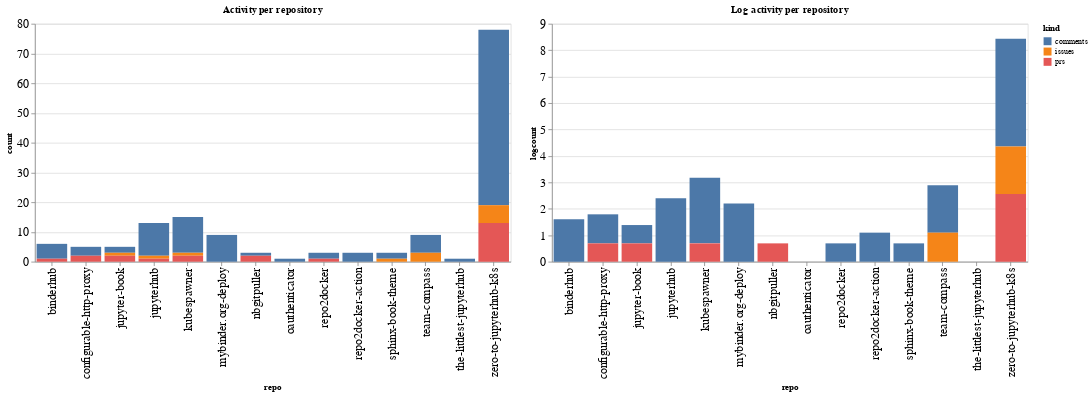

Notebook cell for this chart:
### Code cell
ch1 = alt.Chart(repo_summaries, width=600, title="Activity per repository").mark_bar().encode(
    x='repo',
    y='count',
    color='kind',
    tooltip="kind"
)

ch2 = alt.Chart(repo_summaries, width=600, title="Log activity per repository").mark_bar().encode(
    x='repo',
    y='logcount',
    color='kind',
    tooltip="kind"
)

ch1 | ch2

### Figure 1 — Vega-Lite specification as saved in the notebook (floating-point values rounded to 4 significant figures)
{"config": {"axisLeft": {"labelFontSize": 15}, "axisBottom": {"labelFontSize": 15}}, "hconcat": [{"mark": "bar", "encoding": {"color": {"type": "nominal", "field": "kind"}, "tooltip": {"type": "nominal", "field": "kind"}, "x": {"type": "nominal", "field": "repo"}, "y": {"type": "quantitative", "field": "count"}}, "title": "Activity per repository", "width": 600}, {"mark": "bar", "encoding": {"color": {"type": "nominal", "field": "kind"}, "tooltip": {"type": "nominal", "field": "kind"}, "x": {"type": "nominal", "field": "repo"}, "y": {"type": "quantitative", "field": "logcount"}}, "title": "Log activity per repository", "width": 600}], "data": {"name": "data-ed78ed122f45f5addea443fc9fe4676f"}, "$schema": "https://vega.github.io/schema/vega-lite/v4.8.1.json", "datasets": {"data-ed78ed122f45f5addea443fc9fe4676f": [{"repo": "binderhub", "kind": "comments", "count": 5, "logcount": 1.609}, {"repo": "binderhub", "kind": "prs", "count": 1, "logcount": 0.0}, {"repo": "configurable-http-proxy", "kind": "comments", "count": 3, "logcount": 1.099}, {"repo": "configurable-http-proxy", "kind": "prs", "count": 2, "logcount": 0.6931}, {"repo": "jupyter-book", "kind": "comments", "count": 2, "logcount": 0.6931}, {"repo": "jupyter-book", "kind": "issues", "count": 1, "logcount": 0.0}, {"repo": "jupyter-book", "kind": "prs", "count": 2, "logcount": 0.6931}, {"repo": "jupyterhub", "kind": "comments", "count": 11, "logcount": 2.398}, {"repo": "jupyterhub", "kind": "issues", "count": 1, "logcount": 0.0}, {"repo": "jupyterhub", "kind": "prs", "count": 1, "logcount": 0.0}, {"repo": "kubespawner", "kind": "comments", "count": 12, "logcount": 2.485}, {"repo": "kubespawner", "kind": "issues", "count": 1, "logcount": 0.0}, {"repo": "kubespawner", "kind": "prs", "count": 2, "logcount": 0.6931}, {"repo": "mybinder.org-deploy", "kind": "comments", "count": 9, "logcount": 2.197}, {"repo": "nbgitpuller", "kind": "comments", "count": 1, "logcount": 0.0}, {"repo": "nbgitpuller", "kind": "prs", "count": 2, "logcount": 0.6931}, {"repo": "oauthenticator", "kind": "comments", "count": 1, "logcount": 0.0}, {"repo": "repo2docker", "kind": "comments", "count": 2, "logcount": 0.6931}, {"repo": "repo2docker", "kind": "prs", "count": 1, "logcount": 0.0}, {"repo": "repo2docker-action", "kind": "comments", "count": 3, "logcount": 1.099}, {"repo": "sphinx-book-theme", "kind": "comments", "count": 2, "logcount": 0.6931}, {"repo": "sphinx-book-theme", "kind": "issues", "count": 1, "logcount": 0.0}, {"repo": "team-compass", "kind": "comments", "count": 6, "logcount": 1.792}, {"repo": "team-compass", "kind": "issues", "count": 3, "logcount": 1.099}, {"repo": "the-littlest-jupyterhub", "kind": "comments", "count": 1, "logcount": 0.0}, {"repo": "zero-to-jupyterhub-k8s", "kind": "comments", "count": 59, "logcount": 4.078}, {"repo": "zero-to-jupyterhub-k8s", "kind": "issues", "count": 6, "logcount": 1.792}, {"repo": "zero-to-jupyterhub-k8s", "kind": "prs", "count": 13, "logcount": 2.565}]}}
